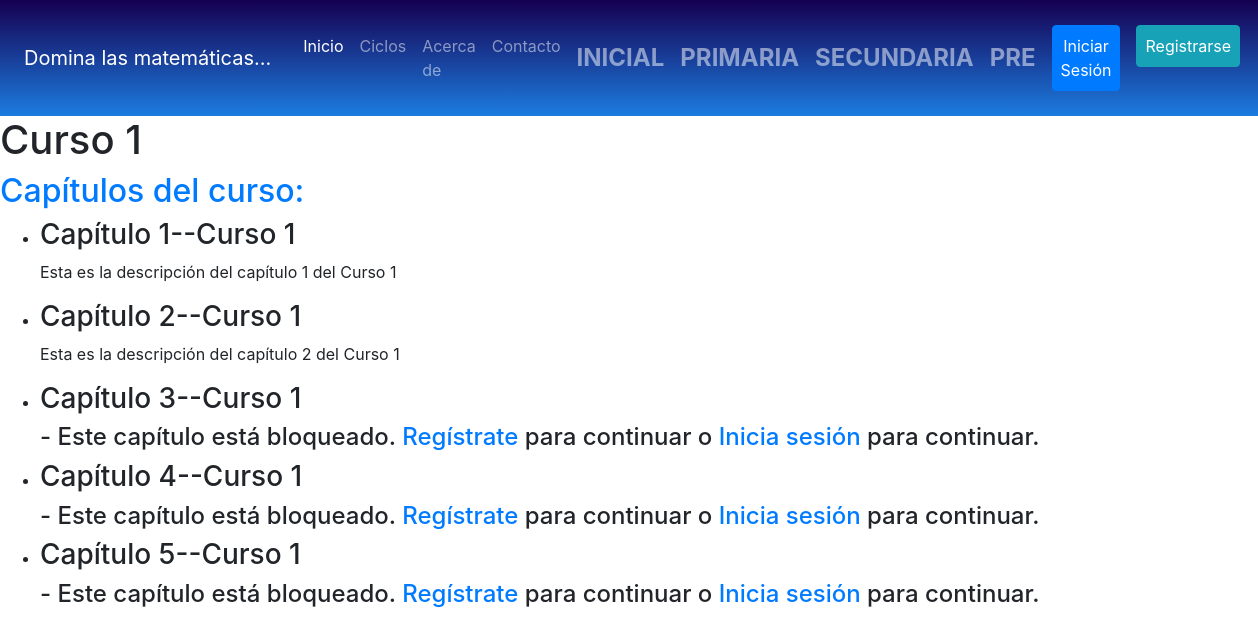
/1/, run on the app's committed database.
### courses/models.py (models this page shows, shortened)
class Course(models.Model):
    title = models.CharField(max_length=200)
    description = models.TextField()
    level = models.CharField(
        max_length=100,
        choices=[('beginner', 'Principiante'), ('intermediate', 'Intermedio'), ('advanced', 'Avanzado')]
    )
    price = models.DecimalField(max_digits=6, decimal_places=2)
    created_at = models.DateTimeField(auto_now_add=True)

class Chapter(models.Model):
    title = models.CharField(max_length=200)
    content = models.TextField()  # Aquí puedes usar TextField, pero en una implementación más compleja podrías manejar archivos o videos.
    course = models.ForeignKey(Course, on_delete=models.CASCADE, related_name='chapters')
    order = models.IntegerField()  # Para ordenar los capítulos

### courses/views.py (the view)
# urls.py: path('<int:course_id>/', views.course_detail, name='course_detail'),
def course_detail(request, course_id):
    course = get_object_or_404(Course, id=course_id)
    chapters = Chapter.objects.filter(course=course).order_by('order')
    has_purchased = False
    if request.user.is_authenticated:
        has_purchased = Purchase.objects.filter(user=request.user, course=course).exists()
    if has_purchased:
        free_chapters = chapters  # Todos los capítulos son accesibles
        locked_chapters = []
    else:
        free_chapters = chapters[:2]  # Los primeros dos capítulos son gratuitos
        locked_chapters = chapters[2:]  # Los demás capítulos están bloqueados
    context = {
        'course': course,
        'free_chapters': free_chapters,
        'locked_chapters': locked_chapters,
        'has_purchased': has_purchased
    }
    return render(request, 'courses/course_detail.html', context)

### courses/templates/courses/course_detail.html (shortened to what this page needs)
{% load static %}
<!DOCTYPE html>
<html lang="en">
  <head>
    <link href="https://stackpath.bootstrapcdn.com/bootstrap/4.5.2/css/bootstrap.min.css" rel="stylesheet">
    <link rel="stylesheet" href="{% static 'courses/css/style2.css' %}">
  </head>
  <body>
    <nav class="navbar navbar-expand-lg navbar-dark fondo">
      <a class="navbar-brand p-2" href="#">Domina las matemáticas...</a>
      <div class="collapse navbar-collapse justify-content-between" id="navbarNav">
        <ul class="navbar-nav">
          <li class="nav-item active">
            <a class="nav-link" href="{% url 'course_list' %}">Inicio</a>
          </li>
          <li class="nav-item">
            <a class="nav-link" href="#">Ciclos</a>
          </li>
          <li class="nav-item">
            <a class="nav-link" href="#">Acerca de</a>
          </li>
          <li class="nav-item">
            <a class="nav-link" href="#">Contacto</a>
          </li>
        </ul>
        <ul class="navbar-nav special-menu">
          <li class="nav-item">
            <a class="nav-link" href="#">Inicial</a>
          </li>
          <li class="nav-item">
            <a class="nav-link" href="#">Primaria</a>
          </li>
          <li class="nav-item">
            <a class="nav-link" href="#">Secundaria</a>
          </li>
          <li class="nav-item">
            <a class="nav-link" href="#">Pre</a>
          </li>
        </ul>
        <ul class="navbar-nav">
          {% if user.is_authenticated %}
          <li class="nav-item">
            <a class="nav-link btn btn-success text-white m-2" href="{% url 'logout' %}">Cerrar Sesión</a>
            <p class="text-light" style="margin-top: 5px;">
              Hola, {{ user.username }}, bienvenido...
          </p>
          </li>
          {% else %}
          <li class="nav-item">
            <a class="nav-link btn btn-primary text-white m-2" href="{% url 'login' %}">Iniciar Sesión</a>
          </li>
          <li class="nav-item">
            <a class="nav-link btn btn-info text-white m-2" href="{% url 'register' %}">Registrarse</a>
          </li>
          {% endif %}
        </ul>
      </div>
    </nav>
    <h1>{{ course.title }}</h1>
    <h2 class="text-primary">Capítulos del curso:</h2>
    <ul>
      {% for chapter in free_chapters %}
      <li>
        <h3>{{ chapter.title }}</h3>
        <p>{{ chapter.content }}</p>
      </li>
      {% endfor %}
    </ul>
    {% if not has_purchased %}
    <ul>
      {% for chapter in locked_chapters %}
      <li>
        <h3>
          {{ chapter.title }}
        </h3>
        <h4>
          - Este capítulo está bloqueado.
          <a href="{% url 'register' %}">Regístrate</a> para continuar o
          <a href="{% url 'login' %}">Inicia sesión</a> para continuar.
        </h4>
      </li>
      {% endfor %}
    </ul>
    {% endif %}
  </body>
</html>

### courses/static/courses/css/style2.css (style rules this page uses)
.fondo { background: linear-gradient(to top, #1C7CE0, #150051); }
.special-menu { font-size: 1.5rem; font-weight: bold; color: #ffc107; text-transform: uppercase; }

### data on the page
Course: title "Curso 1"
Chapter: title "Capítulo 1--Curso 1", content "Esta es la descripción del capítulo 1 del Curso 1"
Chapter: title "Capítulo 2--Curso 1", content "Esta es la descripción del capítulo 2 del Curso 1"
Chapter: title "Capítulo 3--Curso 1"
Chapter: title "Capítulo 4--Curso 1"
Chapter: title "Capítulo 5--Curso 1"
